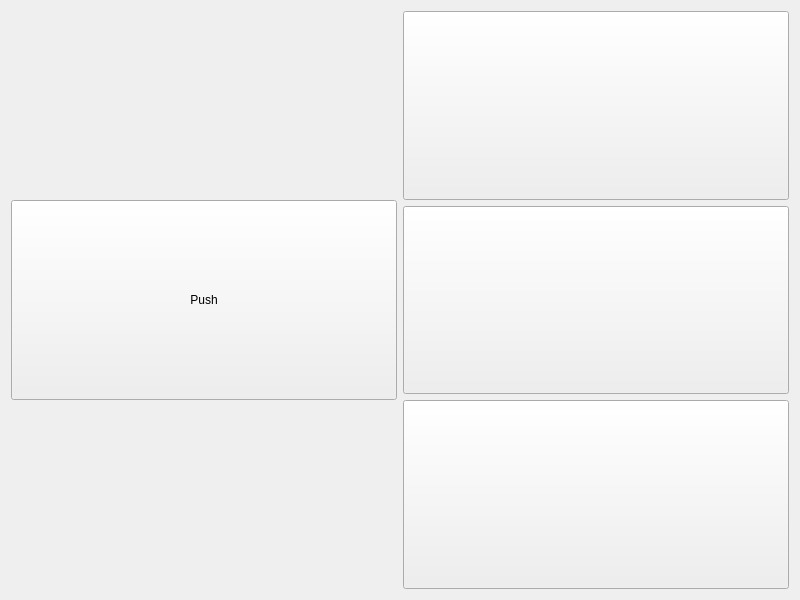
<?xml version="1.0" encoding="UTF-8"?>
<ui version="4.0">
 <class>Widget</class>
 <widget class="QWidget" name="Widget">
  <property name="geometry">
   <rect>
    <x>0</x>
    <y>0</y>
    <width>800</width>
    <height>600</height>
   </rect>
  </property>
  <property name="windowTitle">
   <string>Widget</string>
  </property>
  <layout class="QHBoxLayout" name="horizontalLayout">
   <item>
    <widget class="QPushButton" name="pushButton">
     <property name="minimumSize">
      <size>
       <width>0</width>
       <height>200</height>
      </size>
     </property>
     <property name="text">
      <string>Push</string>
     </property>
    </widget>
   </item>
   <item>
    <layout class="QVBoxLayout" name="verticalLayout">
     <item>
      <widget class="QPushButton" name="pushButton_1">
       <property name="sizePolicy">
        <sizepolicy hsizetype="Minimum" vsizetype="Preferred">
         <horstretch>0</horstretch>
         <verstretch>0</verstretch>
        </sizepolicy>
       </property>
       <property name="text">
        <string/>
       </property>
      </widget>
     </item>
     <item>
      <widget class="QPushButton" name="pushButton_2">
       <property name="sizePolicy">
        <sizepolicy hsizetype="Minimum" vsizetype="Preferred">
         <horstretch>0</horstretch>
         <verstretch>0</verstretch>
        </sizepolicy>
       </property>
       <property name="text">
        <string/>
       </property>
      </widget>
     </item>
     <item>
      <widget class="QPushButton" name="pushButton_3">
       <property name="sizePolicy">
        <sizepolicy hsizetype="Minimum" vsizetype="Preferred">
         <horstretch>0</horstretch>
         <verstretch>0</verstretch>
        </sizepolicy>
       </property>
       <property name="text">
        <string/>
       </property>
      </widget>
     </item>
    </layout>
   </item>
  </layout>
 </widget>
 <resources/>
 <connections/>
</ui>
